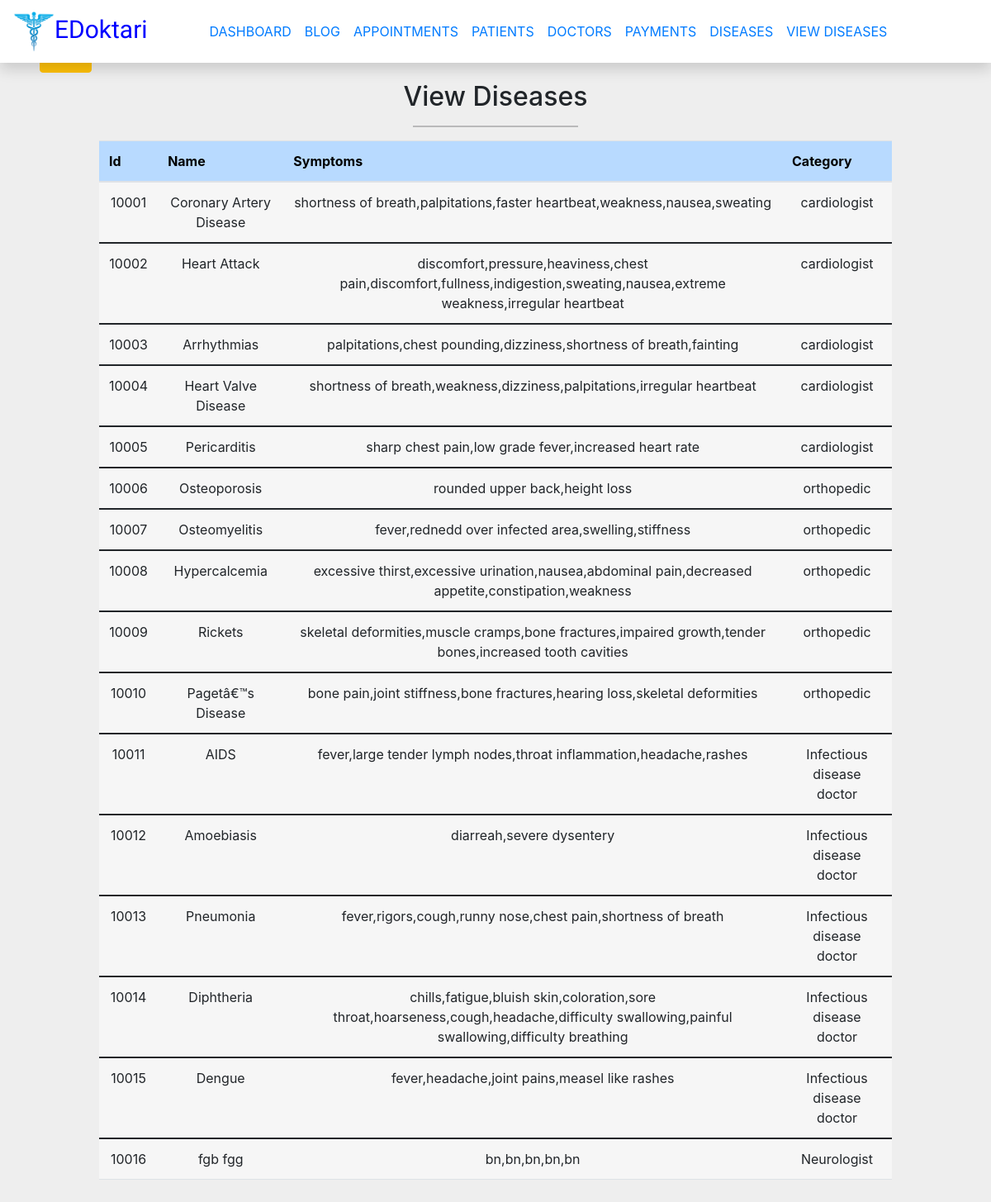
/viewdiseases.php, run on the app's committed database.
### tables this page shows
CREATE TABLE `disease` (
  `Did` varchar(15) NOT NULL,
  `disease` varchar(100) NOT NULL,
  `symptom` varchar(200) NOT NULL,
  `type` varchar(100) NOT NULL,
  `flag` int(10) NOT NULL
);

### viewdiseases.php (the view, shortened to what this page needs)
<?Php
	include("config.php")
	?>
<!DOCTYPE html>
<html>
<head>
<link rel="stylesheet" href="https://cdnjs.cloudflare.com/ajax/libs/malihu-custom-scrollbar-plugin/3.1.5/jquery.mCustomScrollbar.min.css">
<link rel="stylesheet" href="https://cdn.jsdelivr.net/npm/bootstrap@5.1.3/dist/css/bootstrap.min.css">
<link rel="stylesheet" href="https://cdn.jsdelivr.net/npm/bootstrap@4.5.3/dist/css/bootstrap.min.css">
    <link rel="stylesheet" href="https://cdnjs.cloudflare.com/ajax/libs/bootstrap-datepicker/1.9.0/css/bootstrap-datepicker.min.css">
    <link rel="stylesheet" href="https://maxcdn.bootstrapcdn.com/bootstrap/4.0.0/css/bootstrap.min.css">
    <link rel="stylesheet" href="https://cdnjs.cloudflare.com/ajax/libs/font-awesome/4.7.0/css/font-awesome.min.css">
</head>
<body>
    <nav class="navbar navbar-expand-lg navbar-light bg-white shadow fixed-top">
    <a class="navbar-brand" href="admindashboard.php" style = "font-family: 'kaushan Script';font-size: 30px;color:blue;"><img src="EDoktari_logo.png" width="50" height="50" class="d-inline-block align-top" alt="">EDoktari</a>
    <div class="collapse navbar-collapse " id="navbarNavDropdown">
    <ul class="navbar-nav mx-auto">
    <li class="nav-item">
        <a class="nav-link text-primary" href="admindashboard.php">DASHBOARD</a>
      </li>
       <li class="nav-item">
        <a class="nav-link text-primary" href="index.php">BLOG</a>
      </li>
      <li class="nav-item">
        <a class="nav-link text-primary" href="allappointments.php">APPOINTMENTS</a>
      </li>
      <li class="nav-item">
        <a class="nav-link text-primary" href="allpatients.php">PATIENTS</a>
      </li>
      <li class="nav-item">
        <a class="nav-link text-primary" href="alldoctors.php">DOCTORS</a>
      </li>
      <li class="nav-item">
        <a class="nav-link text-primary" href="allpayments.php">PAYMENTS</a>
      </li>
      <li class="nav-item">
        <a class="nav-link text-primary" href="admindiseases.php">DISEASES</a>
      </li>
      <li class="nav-item">
        <a class="nav-link text-primary" href="viewdiseases.php">VIEW DISEASES</a>
      </li>
    </ul>
    </div>
  </nav>
  <section>
<form method="POST">
<a href="admindiseases.php" class="btn btn-warning float-left ml-5" name='sub' >Back</a></br></br>
       <center>
	   <h2 class="w3-text-teal">View Diseases</h2>
       <hr style="width:200px" class="w3-opacity">
	   <?php
	   $sel="select * from disease";
	   $res=$conn->query($sel);
	   if(mysqli_num_rows($res)==0)
	   {
		   echo "No data found";
	   }
	   else
	   {
		   echo"
		   <div class='w3-container'>
	   <table class='table table-hover' style='width:80%' >
	   <thead >
       <tr class='table-primary'>
	   <th >Id</th>
	   <th >Name</th>
	   <th >Symptoms</th>
	   <th >Category</th>
		</tr>
    </thead>   ";
		   while($data=mysqli_fetch_array($res))
		   {
			   $did=$data['Did'];
	  $dname=$data['disease'];
	  $contact=$data['symptom'];
	  $category=$data['type'];
			  echo"
    <tbody bgcolor='#f6f6f6'>
      <tr align='center'>
        <td>".$did."</td>
        <td>".$dname."</td>
        <td>".$contact."</td>
		<td>".$category."</td>
      </tr>
    </tbody>";
		   }
	   }
	   ?>
	   </table>
</form>
</body>
</html>

### viewdiseases.php (style rules this page uses)
body { margin-top:0px; background:#eee; }
section { margin-top:50px; }

### data on the page
disease: Did "10001", disease "Coronary Artery Disease", symptom "shortness of breath,palpitations,faster heartbeat,weakness,nausea,sweating", type "cardiologist"
disease: Did "10002", disease "Heart Attack", symptom "discomfort,pressure,heaviness,chest pain,discomfort,fullness,indigestion,sweating,nausea,extreme weakness,irregular heartbeat", type "cardiologist"
disease: Did "10003", disease "Arrhythmias", symptom "palpitations,chest pounding,dizziness,shortness of breath,fainting", type "cardiologist"
disease: Did "10004", disease "Heart Valve Disease", symptom "shortness of breath,weakness,dizziness,palpitations,irregular heartbeat", type "cardiologist"
disease: Did "10005", disease "Pericarditis", symptom "sharp chest pain,low grade fever,increased heart rate", type "cardiologist"
disease: Did "10006", disease "Osteoporosis", symptom "rounded upper back,height loss", type "orthopedic"
disease: Did "10007", disease "Osteomyelitis", symptom "fever,rednedd over infected area,swelling,stiffness", type "orthopedic"
disease: Did "10008", disease "Hypercalcemia", symptom "excessive thirst,excessive urination,nausea,abdominal pain,decreased appetite,constipation,weakness", type "orthopedic"
disease: Did "10009", disease "Rickets", symptom "skeletal deformities,muscle cramps,bone fractures,impaired growth,tender bones,increased tooth cavities", type "orthopedic"
disease: Did "10010", disease "Pagetâ€™s Disease", symptom "bone pain,joint stiffness,bone fractures,hearing loss,skeletal deformities", type "orthopedic"
disease: Did "10011", disease "AIDS", symptom "fever,large tender lymph nodes,throat inflammation,headache,rashes", type "Infectious disease doctor"
disease: Did "10012", disease "Amoebiasis", symptom "diarreah,severe dysentery", type "Infectious disease doctor"
disease: Did "10013", disease "Pneumonia", symptom "fever,rigors,cough,runny nose,chest pain,shortness of breath", type "Infectious disease doctor"
disease: Did "10014", disease "Diphtheria", symptom "chills,fatigue,bluish skin,coloration,sore throat,hoarseness,cough,headache,difficulty swallowing,painful swallowing,difficulty breathing", type "Infectious disease doctor"
disease: Did "10015", disease "Dengue", symptom "fever,headache,joint pains,measel like rashes", type "Infectious disease doctor"
disease: Did "10016", disease "fgb fgg", symptom "bn,bn,bn,bn,bn", type "Neurologist"
